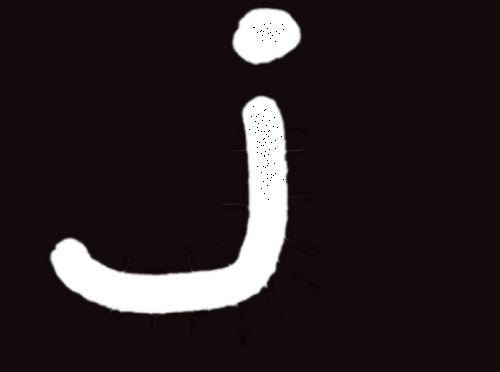
#> input picture 06-形态学/02-通用形态学/erode2.png, 500 x 372 px
$ python '05-黑帽运算.py'
#> lines starting #> are read from the running program, lines starting #| are printed output that depends on the picture
# coding: utf-8
# filename: 05-黑帽运算
# develop: sif
# date: 2022-09-30 17:01

# 黑帽运算，获取图像内部小孔或者更暗的边缘
import cv2
import numpy as np
img = cv2.imread('erode2.png', 1)
#> img is the input picture: shape (372, 500, 3); mean B, G, R 34.9, 34.9, 42.1
# 创建结构元
kernel = np.ones((5, 5), np.uint8)
# 开运算
rst = cv2.morphologyEx(img, cv2.MORPH_BLACKHAT, kernel, iterations=1)
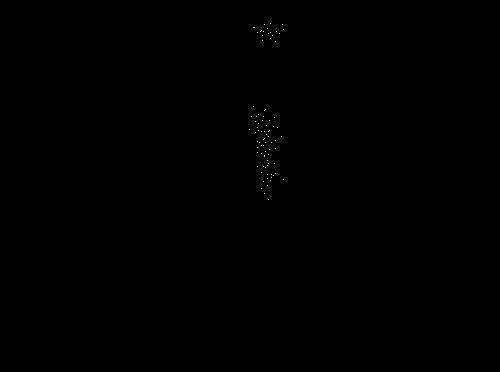
#> rst: shape (372, 500, 3); mean B, G, R 0.1, 0.1, 0.1
cv2.imshow('img_1', img)
cv2.imshow('rst', rst)
cv2.waitKey()
cv2.destroyAllWindows()

$ run again, with 06-形态学/02-通用形态学/fangkuai.jpg saved as 06-形态学/02-通用形态学/erode2.png
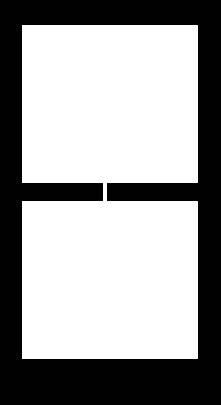
#> input picture 06-形态学/02-通用形态学/fangkuai.jpg, 221 x 405 px
#> img is the input picture: shape (405, 221, 3); min 0, max 255, mean 159
#> `rst = cv2.morphologyEx(img, cv2.MORPH_BLACKHAT, kernel, iterations=1)`:
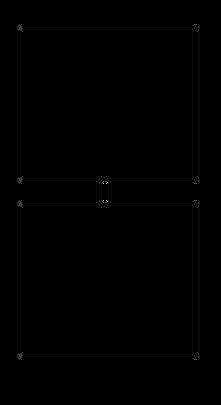
#> rst: shape (405, 221, 3); min 0, max 23, mean 0.1; drawn with min black and max white
